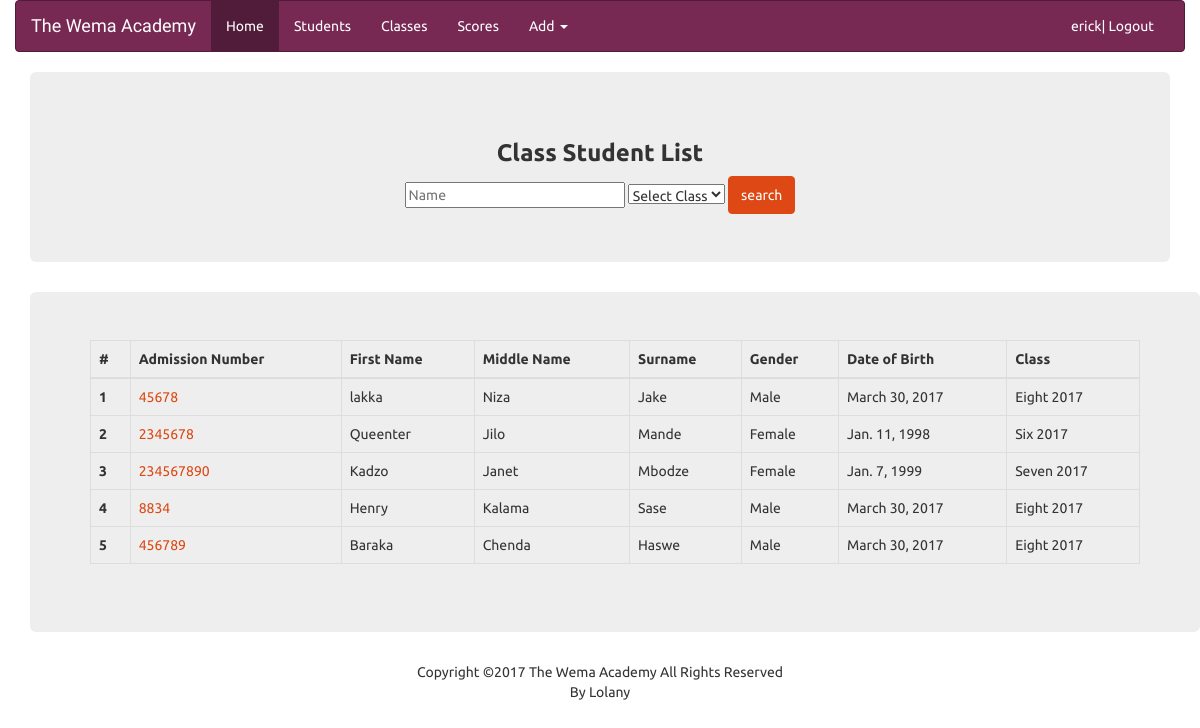
The app's page /students (signed in) with its own data.
### thewema/models.py (models this page shows, shortened)
class Student(models.Model):
    GENDER = (
        ('Male', 'Male'),
        ('Female', 'Female'),
    )
    admin_no = models.CharField(max_length=200, unique=True)
    surname = models.CharField(max_length=200)
    middle_name = models.CharField(max_length=200)
    first_name = models.CharField(max_length=200)
    gender = models.CharField(max_length=6, choices=GENDER)
    dob = models.DateField()
    sclass = models.ForeignKey(StudentClass, on_delete=models.CASCADE)
    image = models.ImageField(upload_to='media')

class StudentClass(models.Model):
    STANDARD = (
        ('One', 'One'),
        ('Two', 'Two'),
        ('Three', 'Three'),
        ('Four', 'Four'),
        ('Five', 'Five'),
        ('Six', 'Six'),
        ('Seven', 'Seven'),
        ('Eight', 'Eight'),
    )
    YEAR = (
        ('2000', '2000'), ('2001', '2001'), ('2002', '2002'), ('2003', '2003'),
        ('2004', '2004'), ('2005', '2005'), ('2006', '2006'), ('2007', '2007'),
        ('2008', '2008'), ('2009', '2009'), ('2010', '2010'), ('2011', '2011'),
        ('2012', '2012'), ('2013', '2013'), ('2014', '2014'), ('2015', '2015'),
        ('2016', '2016'), ('2017', '2017'),
    )
    standard = models.CharField(max_length=10, choices=STANDARD)
    year = models.CharField(max_length=10, choices=YEAR)
    teacher = models.CharField(max_length=200)
    def __str__(self):
        return '%s %s' % (self.standard, self.year)
    class Meta:
        ordering = ['-year']
        unique_together = ('standard', 'year')

### thewema/views.py (the view)
# urls.py: url(r'^students$', views.StudentListView.as_view(), name='students'),
class StudentListView(LoginRequiredMixin,  ListView):
    context_object_name = 'student_list'
    model = Student
    template_name = 'thewema/student_list.html'
    paginate_by = 8
    def get_queryset(self):
        queryset = super(StudentListView, self).get_queryset().order_by('-first_name')
        by_name = self.request.GET.get('name')
        by_form = self.request.GET.get('form')
        if by_form and by_name:
            return queryset.filter(
                Q(first_name__contains=by_name) | Q(surname__contains=by_name) | Q(middle_name__contains=by_name),
                sclass__id=by_form
            )
        if by_name:
            return queryset.filter(
                Q(first_name__contains=by_name) | Q(surname__contains=by_name) | Q(middle_name=by_name)
            )
        if by_form:
            return queryset.filter(
                sclass__id=by_form
            )
        return queryset
    def get_context_data(self, **kwargs):
        cxt = super(StudentListView, self).get_context_data(**kwargs)
        cxt['search_form'] = StudentSearchForm()
        return cxt

### thewema/forms.py (shortened to what this page needs)
class StudentSearchForm(forms.Form):
    form = forms.ModelChoiceField(
        queryset=StudentClass.objects.all(),
        required=False,
        empty_label='Select Class',
    )
    name = forms.CharField(
        max_length=100,
        required=False,
        help_text='Search by first name, second name or last name'
    )
    def __init__(self, *args, **kwargs):
        super(StudentSearchForm, self).__init__(*args, **kwargs)
        self.helper = FormHelper()
        self.helper.form_class = 'form-inline'
        self.helper.field_template = 'bootstrap3/layout/inline_field.html'
        self.helper.layout = Layout(
            'name',
            'form',
            Submit('Search', 'search', css_class='btn-default'),
        )
        self.helper.form_method = 'get'

### thewema/context_processors.py (called while the page is built)
def _validate_school_meta_data(**kwargs):
    school_data = {}
    for k, v in kwargs.items():
        assert isinstance(v, str), 'Each of the school settings must be of type str. You have given {} of {}'.format(v, type(v))
        if v.strip():
            school_data[k] = v
        else:
            school_data[k] = 'SET THE {}'.format(k).upper()
    return school_data

def school(request):
    kwargs = {
        'school_name': getattr(settings, 'SCHOOL_NAME', ''),
        'school_motto': getattr(settings, 'SCHOOL_MOTTO', ''),
    }
    clean_data = _validate_school_meta_data(**kwargs)
    return clean_data

### thewema/templates/thewema/student_list.html (shortened to what this page needs)
{% extends 'thewema/base.html' %}
{% block content %}
    <div class="container">
        <div class="text-center jumbotron">
            <h3 class="text-center"><strong>Class Student List</strong></h3>
            {% include "thewema/includes/_student_search.html" %}
        </div>
        <div class="container jumbotron">
            {% if student_list %}
                <table class="table table-bordered">
                    <thead>
                        <tr>
                            <th>#</th>
                            <th>Admission Number</th>
                            <th>First Name</th>
                            <th>Middle Name</th>
                            <th>Surname</th>
                            <th>Gender</th>
                            <th>Date of Birth</th>
                            <th>Class</th>
                        </tr>
                    </thead>
                    <tbody>
                        {% for student in student_list %}
                            <tr>
                                <th scope="row">{{ forloop.counter }}</th>
                                <td><a href="{% url 'thewema:student_detail' pk=student.id %}">{{ student.admin_no }}</a></td>
                                <td>{{ student.first_name }}</td>
                                <td>{{ student.middle_name }}</td>
                                <td>{{ student.surname }}</td>
                                <td>{{ student.gender }}</td>
                                <td>{{ student.dob }}</td>
                                <td>{{ student.sclass }}</td>
                            </tr>
                        {% endfor %}
                    </tbody>
                </table>
            {% else %}
                <p class="text-center">No Students for display. We're terribly sorry.</p>
                <a href="{% url 'thewema:student' %}"><p class="text-center">Add a Student</p></a>
            {% endif %}
        </div>
    </div>
{% endblock content %}

### thewema/templates/thewema/base.html (shortened to what this page needs)
<!DOCTYPE html>
<html>
<head>
    {% load staticfiles %}
    <link rel="stylesheet" href="{% static 'thewema/css/bootstrap.min.css' %}" type="text/css">
    <link rel="stylesheet" href="{% static 'thewema/css/bootstrap.united.min.css' %}" type="text/css">
    <link rel="stylesheet" href="{% static 'thewema/css/font-awesome.min.css' %}">
    <link rel="stylesheet" href="{% static 'thewema/css/style.css' %}" type="text/css">
</head>
<body>
    <div class="container-fluid">
      <div class="navbar-wrapper">
        <nav class="navbar navbar-inverse">
          <div class="container-fluid">
            <div class="navbar-header">
              <a class="navbar-brand" href="{% url 'thewema:index' %}">The Wema Academy</a>
            </div>
            <div id="navbar" class="navbar-collapse collapse">
              <ul class="nav navbar-nav">
                <li class="active"><a href="{% url 'thewema:index' %}">Home</a></li>
                <li><a href="{% url 'thewema:students' %}">Students</a></li>
                <li><a href="{% url 'thewema:classes' %}">Classes</a></li>
                <li><a href="{% url 'thewema:scores' %}">Scores</a></li>
                <li class="nav navbar-nav">
                  <a href="#" class="dropdown-toggle" data-toggle="dropdown" role="button" aria-haspopup="true" aria-expanded="false">Add <span class="caret"></span></a>
                </li>
              </ul>
              <ul class="nav navbar-nav navbar-right">
                    {% if user.is_authenticated %}
                        <li><a href="{% url 'thewema:logout' %}">{{ user.username }}| Logout</a></li>
                    {% else %}
                        <li><a href="{% url 'thewema:login' %}">Login</a></li>
                    {% endif %}
                </ul>
            </div>
          </div>
        </nav>
      </div>
    </div>
    {% block content %}
    {% endblock content %}
    <footer id="footer" class="text-center">
        Copyright &copy;2017 The Wema Academy All Rights Reserved<br/>By Lolany
    </footer>
</body>
</html>

### thewema/static/thewema/css/style.css (style rules this page uses)
.navbar-brand { font-family: 'Satisfy'; }

### records on screen
Student: admin_no "45678", first_name "lakka", middle_name "Niza", surname "Jake", gender "Male", dob "March 30, 2017", sclass "Eight 2017"
Student: admin_no "2345678", first_name "Queenter", middle_name "Jilo", surname "Mande", gender "Female", dob "Jan. 11, 1998", sclass "Six 2017"
Student: admin_no "234567890", first_name "Kadzo", middle_name "Janet", surname "Mbodze", gender "Female", dob "Jan. 7, 1999", sclass "Seven 2017"
Student: admin_no "8834", first_name "Henry", middle_name "Kalama", surname "Sase", gender "Male", dob "March 30, 2017", sclass "Eight 2017"
Student: admin_no "456789", first_name "Baraka", middle_name "Chenda", surname "Haswe", gender "Male", dob "March 30, 2017", sclass "Eight 2017"

### other values on screen
{{ user.username }} "erick"
